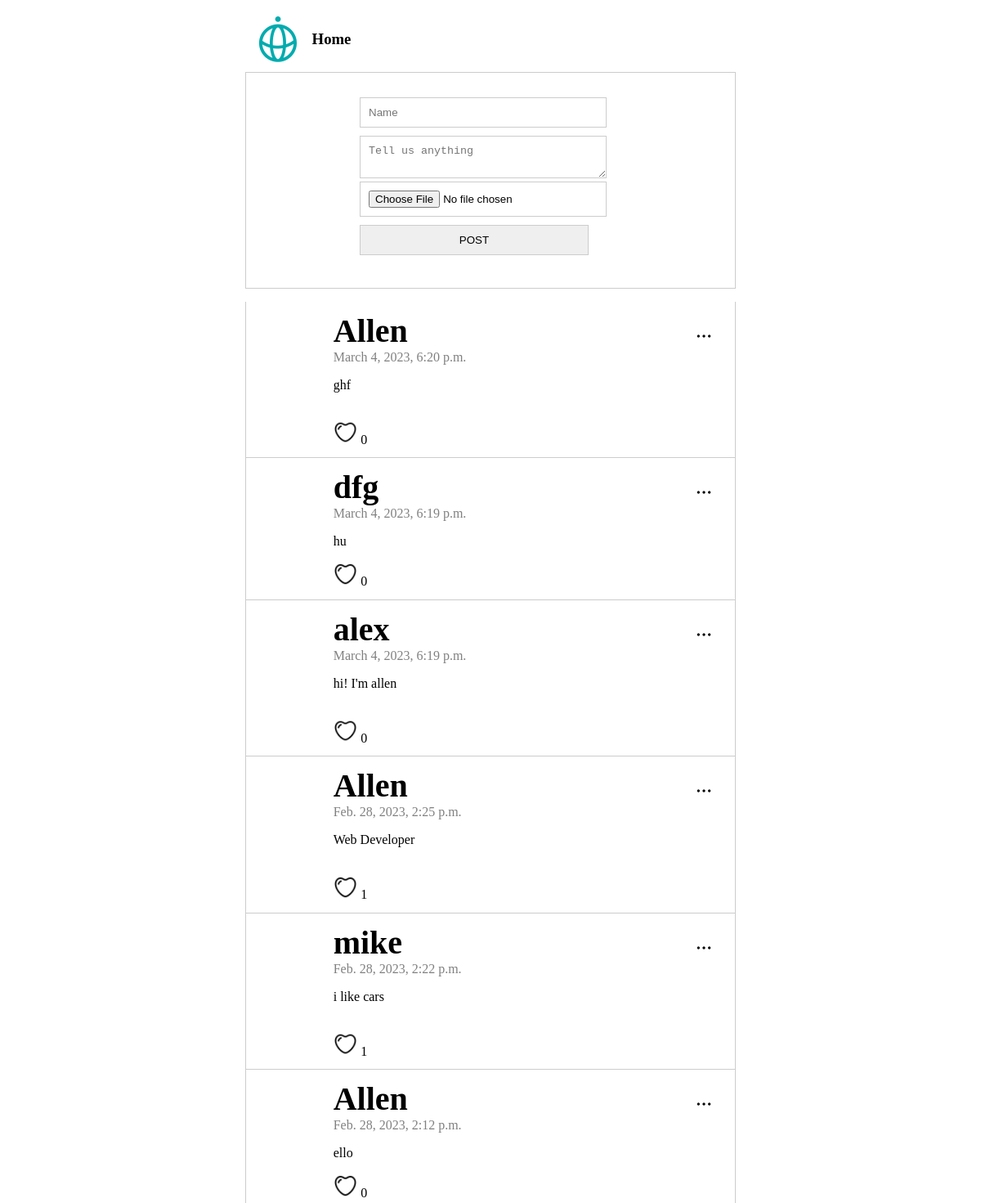
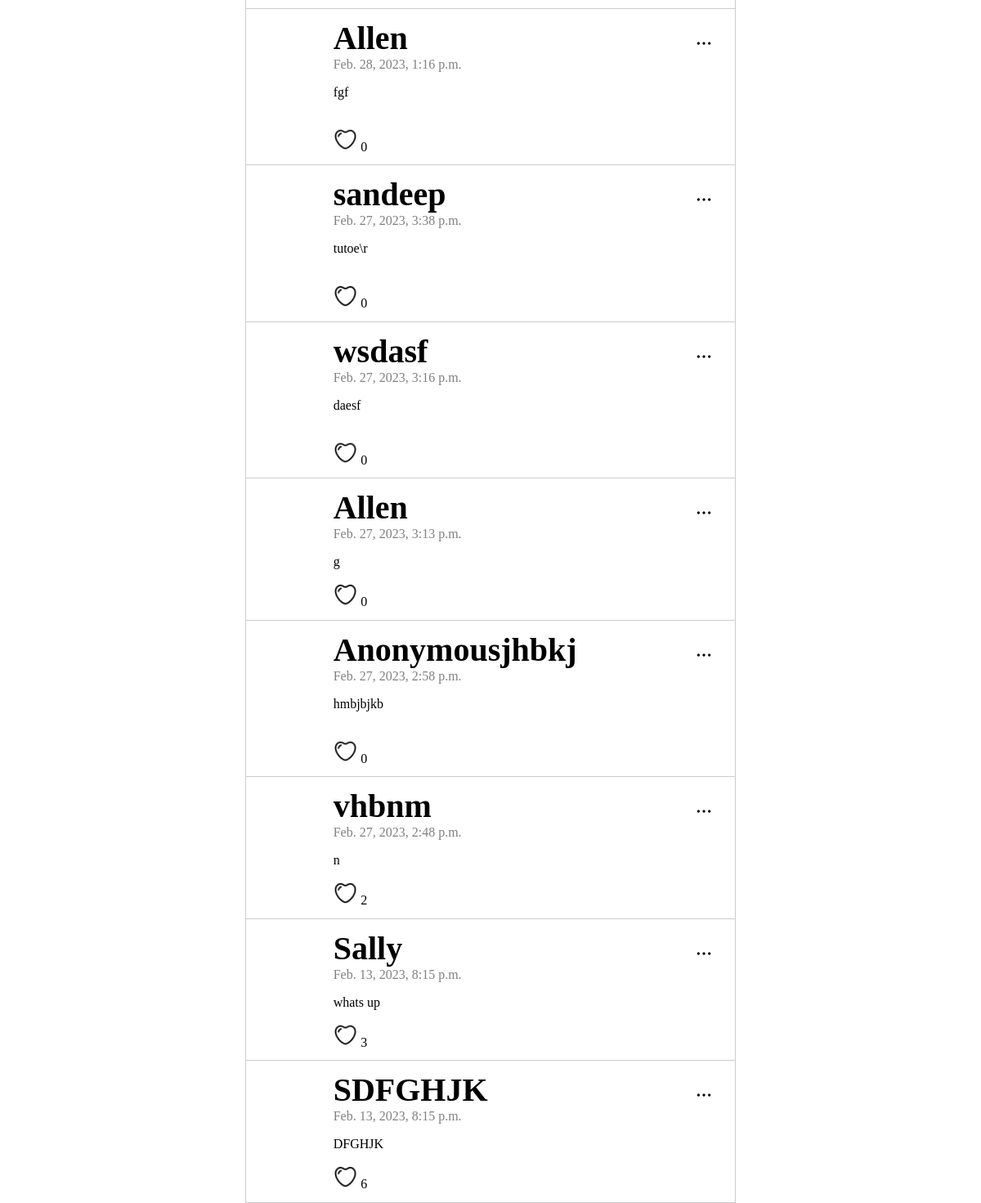
The page / on the database its author committed (2 pictures, top to bottom).
### posts/models.py (models this page shows)
class Post(models.Model):
    class Meta(object):
        db_table = 'post'
    name = models.CharField(
            'Name', blank=False, null=False, max_length=14, db_index=True, default='Anonymous'
        )
    body = models.CharField(
        'Body', blank=True, null=True, max_length=140, db_index=True
        )
    created_at = models.DateTimeField(
            'Created DateTime', blank=True, auto_now_add=True
        )
    image =CloudinaryField(
        'image', blank=True,db_index=True
    )
    likecount= models.IntegerField(
        'Likes', default=0,null=True, blank=True, db_index=True
    )

### posts/views.py (the view, shortened to what this page needs)
# urls.py: path('',views.index, name='index'),
def index(request):
    posts = Post.objects.all().order_by('-created_at')[:20]
    return render(request, 'posts.html',
                  {'posts': posts})

### templates/posts.html (shortened to what this page needs)
{% extends "base.html" %} {% block content %} {% load static %}
<section class="content">
  <div class="header">
    <img src = "{% static 'img/techis-logo.png' %}" style="width:60px"/>
    <h3>Home</h3>
  </div>
    <section class="post_form">
        <form action="/" method="POST" enctype="multipart/form-data">
          <div class="input-area">
          <input type="text" name="name" placeholder="Name" required />
          <textarea name="body" placeholder="Tell us anything" required></textarea>
          <div class="imageupload">
            <input class="flow-control" name= 'image'type="file">
          </div>
          <input type="submit" value="POST" />
          </div>
          </form>
    </section>
    <section class="posts">
      <ul>
        {% for post in posts %}
        <li>
          <img src="../static/img/menu.png" alt="" class="js-menu-icon menu_icon" />
          <div class="logo">
          </div>
          <div class="name_body">
            <div class="name">{{ post.name }}</div>
            <div class="datetime">{{ post.created_at }}</div>
            <p>{{ post.body }}</p>
            <div id="like-img">
              <a href="/like/{{post.id}}"><img src="../static/img/heart.png" alt="" id="likebutton"></a>
              {{post.likecount}}
            </div>
          </div>
        </li>
          {% endfor %}
        </ul>
     </section>
</section>
{% endblock %}

### templates/base.html (shortened to what this page needs)
<!DOCTYPE html>
<html lang="en">
  <head>
    {% load static %}
    <link rel="stylesheet" href="{% static 'css/style.css' %}" />
  </head>
  <body>
    {% block content %} {{content}} {% endblock %}
  </body>
</html>

### static/css/style.css (style rules this page uses)
html,body { height: 100% }
.content { max-width: 600px; height:100%; margin: 0 auto; }
.input-area { position: relative; left: 40px; }
.post_form { padding: 30px 40px; border: 1px solid #ccc; display: flex; justify-content: center; }
.post_form input { width: 70%; margin-bottom: 10px; padding: 10px; border: 1px solid #ccc; }
.post_form textarea { width: 70%; padding: 10px; border: 1px solid #ccc; }
.posts li { display: flex; border-bottom: 1px solid #ccc; border-left: 1px solid #ccc; border-right: 1px solid #ccc; position: relative; list-style: none; padding: 1vw 0; }
.posts ul { padding: 0; }
.posts li .logo { flex-basis: 15%; }
.posts li .name_body { flex-basis: 85%; }
.posts li .name_body .name { font-size: 40px; font-weight: bold; }
.posts li .name_body .datetime { color: gray }
.posts li .logo { width: 100%; height: 50%; flex-basis: 15%; }
.posts li .menu_icon { width: 20px; height: 20px; position: relative; left: 550px; top: 20px; }
img#likebutton { width: 6%; }
.header { display: flex; gap: 2%; padding: 10px; }

### rows shown on the page
Post: name "Allen", created_at "March 4, 2023, 6:20 p.m.", body "ghf", likecount "0"
Post: name "dfg", created_at "March 4, 2023, 6:19 p.m.", body "hu", likecount "0"
Post: name "alex", created_at "March 4, 2023, 6:19 p.m.", body "hi! I'm allen", likecount "0"
Post: name "Allen", created_at "Feb. 28, 2023, 2:25 p.m.", body "Web Developer", likecount "1"
Post: name "mike", created_at "Feb. 28, 2023, 2:22 p.m.", body "i like cars", likecount "1"
Post: name "Allen", created_at "Feb. 28, 2023, 2:12 p.m.", body "ello", likecount "0"
Post: name "Allen", created_at "Feb. 28, 2023, 1:16 p.m.", body "fgf", likecount "0"
Post: name "sandeep", created_at "Feb. 27, 2023, 3:38 p.m.", body "tutoe\\r", likecount "0"
Post: name "wsdasf", created_at "Feb. 27, 2023, 3:16 p.m.", body "daesf", likecount "0"
Post: name "Allen", created_at "Feb. 27, 2023, 3:13 p.m.", body "g", likecount "0"
Post: name "Anonymousjhbkj", created_at "Feb. 27, 2023, 2:58 p.m.", body "hmbjbjkb", likecount "0"
Post: name "vhbnm", created_at "Feb. 27, 2023, 2:48 p.m.", body "n", likecount "2"
Post: name "Sally", created_at "Feb. 13, 2023, 8:15 p.m.", body "whats up", likecount "3"
Post: name "SDFGHJK", created_at "Feb. 13, 2023, 8:15 p.m.", body "DFGHJK", likecount "6"
